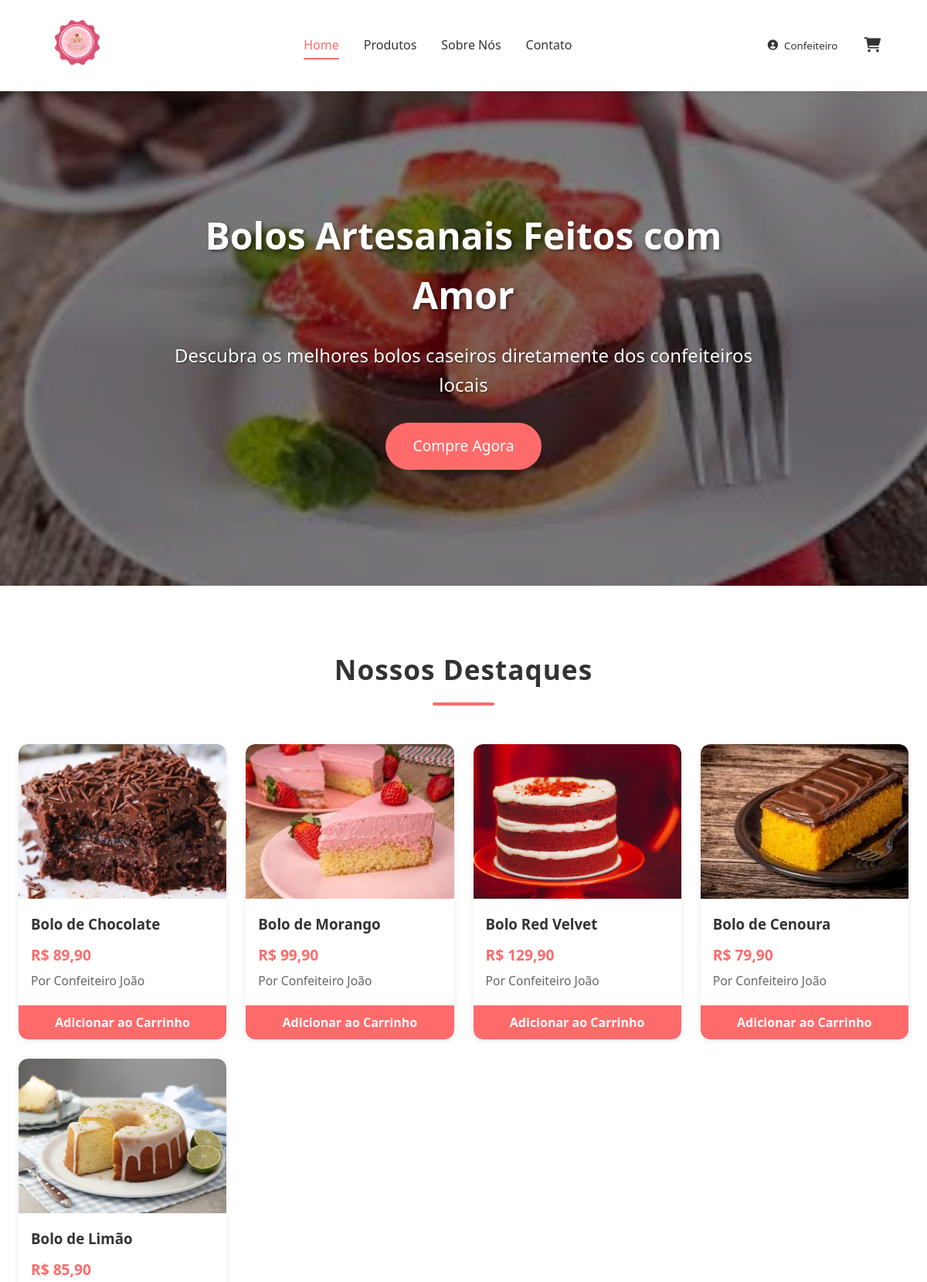
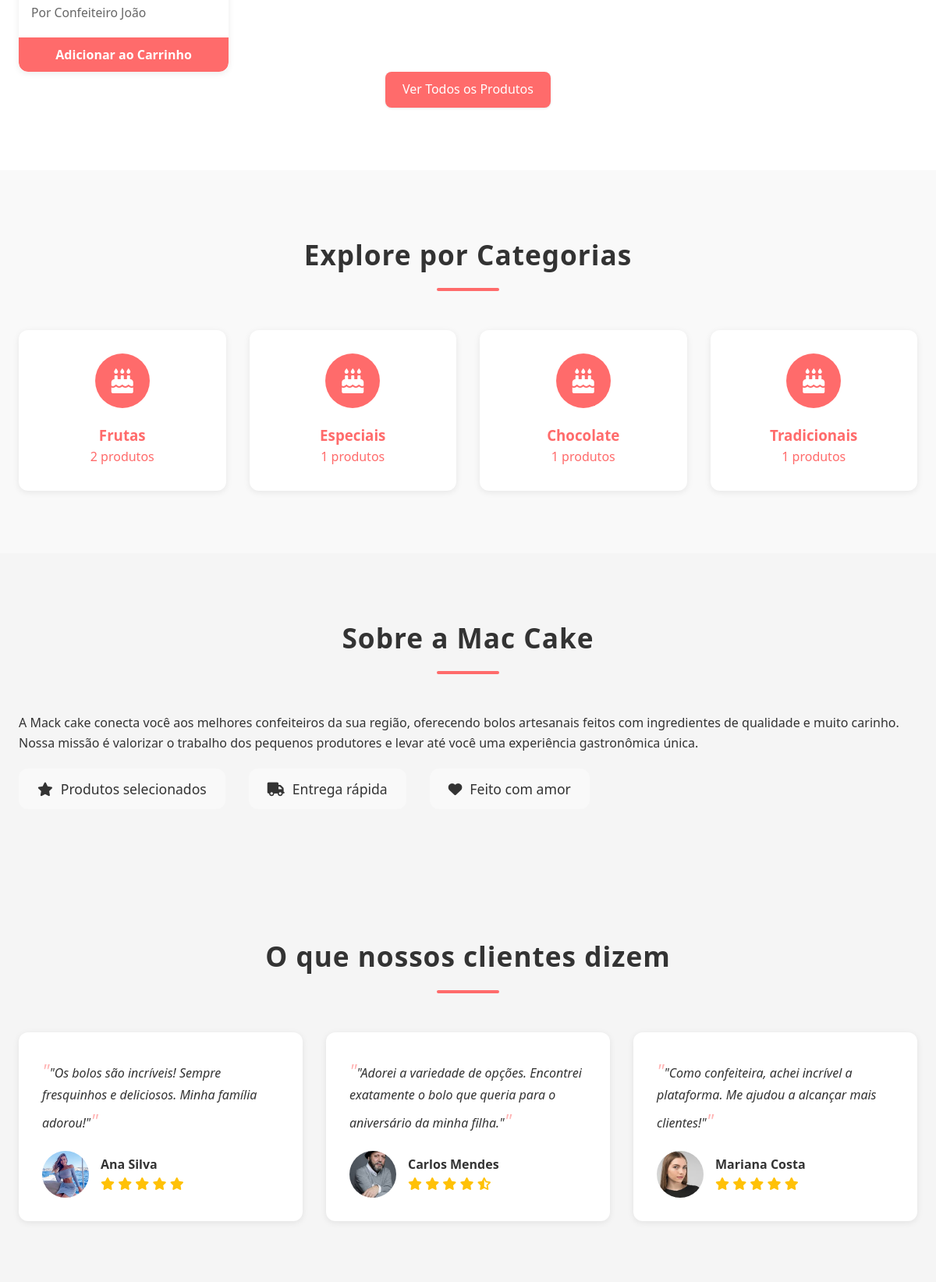
The app's page /index.php (signed in, upper part) with its own data (2 pictures, top to bottom).
### tables this page shows
CREATE TABLE usuarios (
    id INT AUTO_INCREMENT PRIMARY KEY,
    nome VARCHAR(100) NOT NULL,
    email VARCHAR(100) NOT NULL UNIQUE,
    senha VARCHAR(255) NOT NULL,
    telefone VARCHAR(20),
    endereco TEXT,
    foto_perfil VARCHAR(255),
    tipo ENUM('cliente', 'vendedor', 'admin') DEFAULT 'cliente',
    data_cadastro DATETIME DEFAULT CURRENT_TIMESTAMP,
    data_atualizacao DATETIME ON UPDATE CURRENT_TIMESTAMP,
    ativo BOOLEAN DEFAULT TRUE,
    token_reset_senha VARCHAR(255),
    token_expira DATETIME,
    INDEX idx_email (email),
    INDEX idx_tipo (tipo)
);

CREATE TABLE produtos (
    id INT AUTO_INCREMENT PRIMARY KEY,
    vendedor_id INT NOT NULL,
    nome VARCHAR(100) NOT NULL,
    slug VARCHAR(100) NOT NULL UNIQUE,
    descricao TEXT,
    preco DECIMAL(10,2) NOT NULL,
    preco_promocional DECIMAL(10,2) DEFAULT NULL,
    categoria VARCHAR(50),
    imagem_principal VARCHAR(255) NOT NULL,
    imagens_adicionais JSON DEFAULT NULL,
    estoque INT DEFAULT 0,
    ingredientes TEXT,
    peso DECIMAL(10,2) COMMENT 'em gramas',
    tempo_preparo INT COMMENT 'em minutos',
    destaque TINYINT(1) DEFAULT 0,
    data_cadastro DATETIME DEFAULT CURRENT_TIMESTAMP,
    data_atualizacao DATETIME DEFAULT CURRENT_TIMESTAMP ON UPDATE CURRENT_TIMESTAMP,
    ativo TINYINT(1) DEFAULT 1,
    FOREIGN KEY (vendedor_id) REFERENCES usuarios(id) ON DELETE CASCADE,
    INDEX idx_vendedor (vendedor_id),
    INDEX idx_categoria (categoria),
    INDEX idx_destaque (destaque),
    INDEX idx_preco (preco),
    FULLTEXT INDEX ft_nome_descricao (nome, descricao)
);

### index.php (the view, shortened to what this page needs)
<?php
$db = new Database();
$conn = $db->connect();
$stmt = $conn->prepare("
    SELECT p.*, u.nome as vendedor_nome
    FROM produtos p
    JOIN usuarios u ON p.vendedor_id = u.id
    WHERE p.ativo = 1
    ORDER BY p.data_cadastro DESC
    LIMIT 8
");
$stmt->execute();
$featured_products = $stmt->fetchAll(PDO::FETCH_ASSOC);
$categories = $conn->query("
    SELECT categoria, COUNT(*) as total
    FROM produtos
    WHERE ativo = 1 AND categoria IS NOT NULL
    GROUP BY categoria
    ORDER BY total DESC
    LIMIT 6
")->fetchAll(PDO::FETCH_ASSOC);
?>
<!DOCTYPE html>
<html lang="pt-BR">
<head>
    <link rel="stylesheet" href="/assets/css/style.css">
    <link rel="stylesheet" href="https://cdnjs.cloudflare.com/ajax/libs/font-awesome/6.0.0-beta3/css/all.min.css">
</head>
<body>
    <?php include __DIR__ . '/includes/header.php'; ?>
    <main>
        <section class="hero">
            <div class="hero-content">
                <h1>Bolos Artesanais Feitos com Amor</h1>
                <p>Descubra os melhores bolos caseiros diretamente dos confeiteiros locais</p>
                <a href="/pages/products.php" class="btn btn-hero">Compre Agora</a>
            </div>
        </section>
        <section class="featured-section">
            <div class="container">
                <h2 class="section-title">Nossos Destaques</h2>
                <div class="products-grid">
                    <?php foreach ($featured_products as $product): ?>
                        <div class="product-card">
                            <a href="/pages/product_detail.php?id=<?= $product['id'] ?>">
                                <div class="product-image">
                                    <img src="/assets/images/uploads/products/<?= htmlspecialchars($product['imagem_principal']) ?>" alt="<?= htmlspecialchars($product['nome']) ?>">
                                </div>
                                <div class="product-info">
                                    <h3><?= htmlspecialchars($product['nome']) ?></h3>
                                    <p class="price">R$ <?= number_format($product['preco'], 2, ',', '.') ?></p>
                                    <p class="seller">Por <?= htmlspecialchars($product['vendedor_nome']) ?></p>
                                </div>
                            </a>
                            <button class="add-to-cart" data-id="<?= $product['id'] ?>" <?= $product['estoque'] <= 0 ? 'disabled' : '' ?>>
                                <?= $product['estoque'] <= 0 ? 'Esgotado' : 'Adicionar ao Carrinho' ?>
                            </button>
                        </div>
                    <?php endforeach; ?>
                </div>
                <div class="text-center">
                    <a href="/pages/products.php" class="btn">Ver Todos os Produtos</a>
                </div>
            </div>
        </section>
        <section class="categories-section">
            <div class="container">
                <h2 class="section-title">Explore por Categorias</h2>
                <div class="categories-grid">
                    <?php foreach ($categories as $category): ?>
                        <a href="/pages/products.php?category=<?= urlencode($category['categoria']) ?>" class="category-card">
                            <div class="category-icon">
                                <i class="fas fa-birthday-cake"></i>
                            </div>
                            <h3><?= htmlspecialchars($category['categoria']) ?></h3>
                            <p><?= $category['total'] ?> produtos</p>
                        </a>
                    <?php endforeach; ?>
                </div>
            </div>
        </section>
        <section class="about-section">
            <div class="container">
                <div class="about-content">
                    <div class="about-text">
                        <h2 class="section-title">Sobre a Mac Cake</h2>
                        <p>A Mack cake conecta você aos melhores confeiteiros da sua região, oferecendo bolos artesanais feitos com ingredientes de qualidade e muito carinho.</p>
                        <p>Nossa missão é valorizar o trabalho dos pequenos produtores e levar até você uma experiência gastronômica única.</p>
                        <div class="about-features">
                            <div class="feature">
                                <i class="fas fa-star"></i>
                                <span>Produtos selecionados</span>
                            </div>
                            <div class="feature">
                                <i class="fas fa-truck"></i>
                                <span>Entrega rápida</span>
                            </div>
                            <div class="feature">
                                <i class="fas fa-heart"></i>
                                <span>Feito com amor</span>
                            </div>
                        </div>
                    </div>
                </div>
            </div>
        </section>
        <section class="testimonials-section">
            <div class="container">
                <h2 class="section-title">O que nossos clientes dizem</h2>
                <div class="testimonials">
                    <div class="testimonial">
                        <div class="testimonial-content">
                            <p>"Os bolos são incríveis! Sempre fresquinhos e deliciosos. Minha família adorou!"</p>
                            <div class="testimonial-author">
                                <img src="/assets/images/testimonials/user1.jpg" alt="Ana Silva">
                                <div>
                                    <h4>Ana Silva</h4>
                                    <div class="stars">
                                        <i class="fas fa-star"></i>
                                        <i class="fas fa-star"></i>
                                        <i class="fas fa-star"></i>
                                        <i class="fas fa-star"></i>
                                        <i class="fas fa-star"></i>
                                    </div>
                                </div>
                            </div>
                        </div>
                    </div>
                    <div class="testimonial">
                        <div class="testimonial-content">
                            <p>"Adorei a variedade de opções. Encontrei exatamente o bolo que queria para o aniversário da minha filha."</p>
                            <div class="testimonial-author">
                                <img src="/assets/images/testimonials/user2.jpg" alt="Carlos Mendes">
                                <div>
                                    <h4>Carlos Mendes</h4>
                                    <div class="stars">
                                        <i class="fas fa-star"></i>
                                        <i class="fas fa-star"></i>
                                        <i class="fas fa-star"></i>
                                        <i class="fas fa-star"></i>
                                        <i class="fas fa-star-half-alt"></i>
                                    </div>
                                </div>
                            </div>
                        </div>
                    </div>
                    <div class="testimonial">
                        <div class="testimonial-content">
                            <p>"Como confeiteira, achei incrível a plataforma. Me ajudou a alcançar mais clientes!"</p>
                            <div class="testimonial-author">
                                <img src="/assets/images/testimonials/user3.jpg" alt="Mariana Costa">
                                <div>
                                    <h4>Mariana Costa</h4>
                                    <div class="stars">
                                        <i class="fas fa-star"></i>
                                        <i class="fas fa-star"></i>
                                        <i class="fas fa-star"></i>
                                        <i class="fas fa-star"></i>
                                        <i class="fas fa-star"></i>
                                    </div>
                                </div>
                            </div>
                        </div>
                    </div>
                </div>
            </div>
        </section>
    </main>
    <?php include __DIR__ . '/includes/footer.php'; ?>
</body>
</html>

### includes/header.php (shortened to what this page needs)
<?php
$db = new Database();
$conn = $db->connect();
$usuario = null;
if (isset($_SESSION['user_id'])) {
    $stmt = $conn->prepare("SELECT id, nome, email, foto_perfil, tipo FROM usuarios WHERE id = ?");
    $stmt->execute([$_SESSION['user_id']]);
    $usuario = $stmt->fetch(PDO::FETCH_ASSOC);
}
?>
<!DOCTYPE html>
<html lang="pt-BR">
<head>
    <link rel="stylesheet" href="/assets/css/style.css">
    <link rel="stylesheet" href="https://cdnjs.cloudflare.com/ajax/libs/font-awesome/6.0.0-beta3/css/all.min.css">
</head>
<body>
    <header class="header">
        <div class="header-container">
            <div class="logo">
                <a href="/">
                    <img src="/assets/images/logo/logo.png" alt="Cakee Market" width="150">
                </a>
            </div>
            <nav class="main-nav">
                <ul>
                    <li><a href="/" class="<?= basename($_SERVER['PHP_SELF']) == 'index.php' ? 'active' : '' ?>">Home</a></li>
                    <li><a href="/pages/products.php" class="<?= basename($_SERVER['PHP_SELF']) == 'products.php' ? 'active' : '' ?>">Produtos</a></li>
                    <li><a href="/pages/about.php" class="<?= basename($_SERVER['PHP_SELF']) == 'about.php' ? 'active' : '' ?>">Sobre Nós</a></li>
                    <li><a href="/pages/contact.php" class="<?= basename($_SERVER['PHP_SELF']) == 'contact.php' ? 'active' : '' ?>">Contato</a></li>
                </ul>
            </nav>
            <div class="header-icons">
                <?php if ($usuario): ?>
                    <div class="user-dropdown">
                        <button class="user-btn">
                            <?php if ($usuario['foto_perfil']): ?>
                                <img src="/assets/images/uploads/profiles/<?= htmlspecialchars($usuario['foto_perfil']) ?>" alt="<?= htmlspecialchars($usuario['nome']) ?>" class="user-avatar">
                            <?php else: ?>
                                <i class="fas fa-user-circle"></i>
                            <?php endif; ?>
                            <span class="user-name"><?= htmlspecialchars(explode(' ', $usuario['nome'])[0]) ?></span>
                        </button>
                    </div>
                <?php else: ?>
                    <a href="/pages/auth/login.php" class="auth-link"><i class="fas fa-sign-in-alt"></i> Entrar</a>
                    <a href="/pages/auth/register.php" class="auth-link"><i class="fas fa-user-plus"></i> Cadastrar</a>
                <?php endif; ?>
                <a href="/pages/cart.php" class="cart-icon">
                    <i class="fas fa-shopping-cart"></i>
                </a>
            </div>
        </div>
    </header>
    <main class="main-content">

### records on screen
usuarios: nome "Confeiteiro"
produtos: imagem_principal (picture), nome "Bolo de Chocolate", preco "89,90", vendedor.nome "Confeiteiro João", estoque "Adicionar ao Carrinho"
produtos: imagem_principal (picture), nome "Bolo de Morango", preco "99,90", vendedor.nome "Confeiteiro João", estoque "Adicionar ao Carrinho"
produtos: imagem_principal (picture), nome "Bolo Red Velvet", preco "129,90", vendedor.nome "Confeiteiro João", estoque "Adicionar ao Carrinho"
produtos: imagem_principal (picture), nome "Bolo de Cenoura", preco "79,90", vendedor.nome "Confeiteiro João", estoque "Adicionar ao Carrinho"
produtos: imagem_principal (picture), nome "Bolo de Limão", preco "85,90", vendedor.nome "Confeiteiro João", estoque "Adicionar ao Carrinho"

### other values on screen
$category['categoria'] "Frutas"
$category['total'] "2"
$category['categoria'] "Especiais"
$category['total'] "1"
$category['categoria'] "Chocolate"
$category['categoria'] "Tradicionais"
